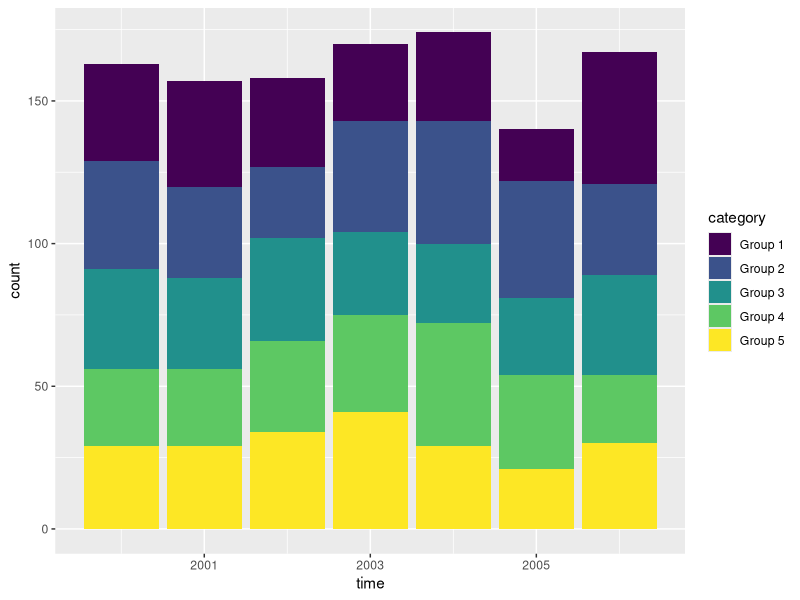
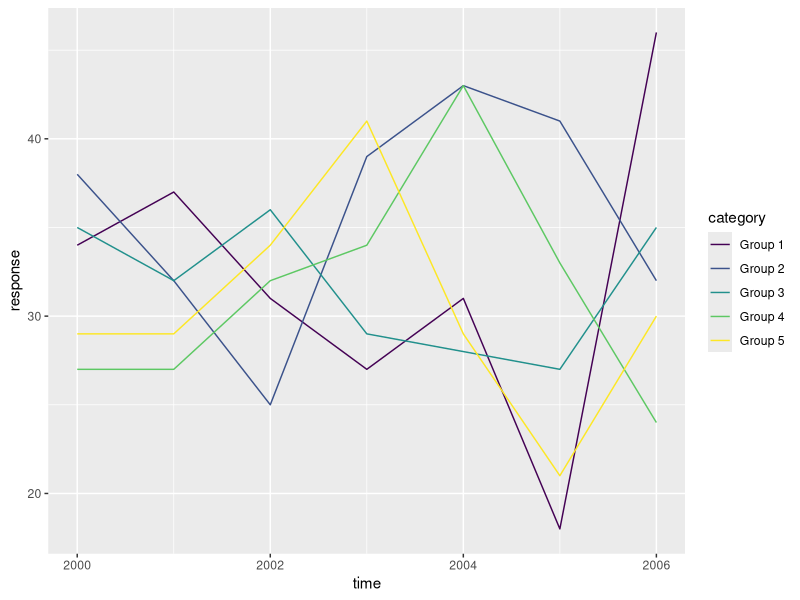

Here is the R script that generated these plots, in order:
## ---- chunk 1
library(tidyverse)
category <- rep(c("Group 1", "Group 2", "Group 3", "Group 4", "Group 5"), 7)
time <- rep(c(2000, 2001, 2002, 2003, 2004, 2005, 2006), each = 5) 
response <- rpois(length(category), 30)
df <- tibble(category, time, response)
ggplot(data = df, aes(x = time, y = response)) +
  geom_col(aes(fill = category)) +
  labs(y = "count") +
  scale_fill_viridis_d()

## ---- chunk 2
ggplot(data=df, aes(x=time, y=response)) + geom_line(aes(colour = category)) + 
scale_colour_viridis_d()
